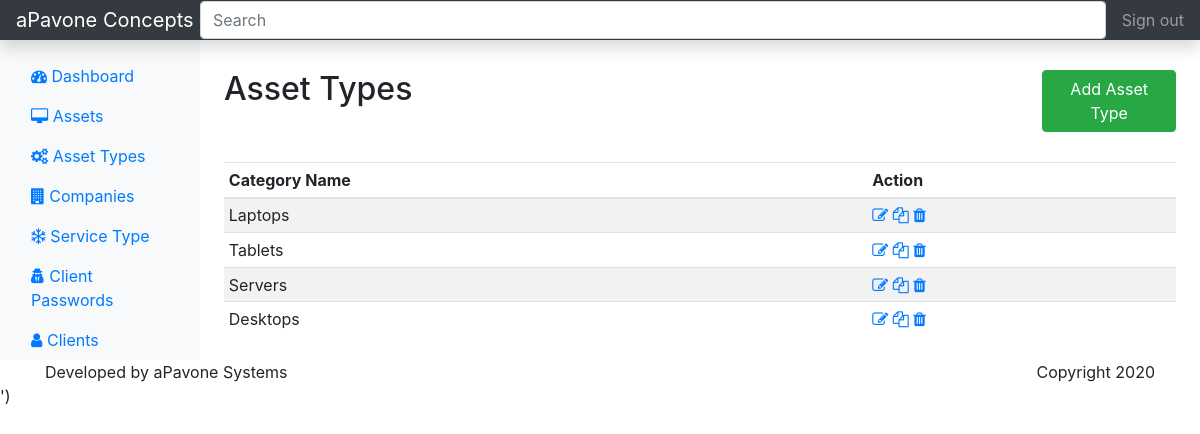
Page /asset-type on the committed database.
### register/models.py (models this page shows, shortened)
class AssetType(models.Model):
    name = models.CharField(max_length=90, unique=True)

### register/views.py (the view)
# urls.py: path('asset-type', views.asset_type, name="asset_type"),
def asset_type(request):
    types = AssetType.objects.all()
    return render(request, "register/assettype/index.html", {'types': types})

### register/templates/register/assettype/index.html
{% extends 'register/pages/layout.html' %}
{% block content %}
<div class="row" style="margin-top: 30px; margin-bottom: 30px;">
    <div class="col-10">
        <h2>Asset Types</h2>
    </div>
    <div class="col-2">
        <a href="{% url 'add_asset_type' %}" class="btn btn-success right"> Add Asset Type</a>
    </div>
</div>
          <div class="table-responsive">
            <table class="table table-striped table-sm">
              <thead>
                <tr>
                  <th>Category Name</th>
                    <th>Action</th>
                </tr>
              </thead>
              <tbody>
              {% for type in types %}
              <tr>
                  <td> {{ type.name }} </td>
                  <td>
                      <a href="{% url 'edit_asset_type' type.id %}"><i class="fa fa-edit" aria-hidden="true"></i></a>
                      <a href=""><i class="fa fa-copy" aria-hidden="true"></i></a>
                      <a href="{% url 'delete_asset_type' type.id %}"><i class="fa fa-trash" aria-hidden="true"></i></a>
                  </td>
                </tr>
                {% endfor %}
              </tbody>
            </table>
          </div>
{% endblock %}

### rows in the picture
AssetType: name "Laptops"
AssetType: name "Tablets"
AssetType: name "Servers"
AssetType: name "Desktops"
